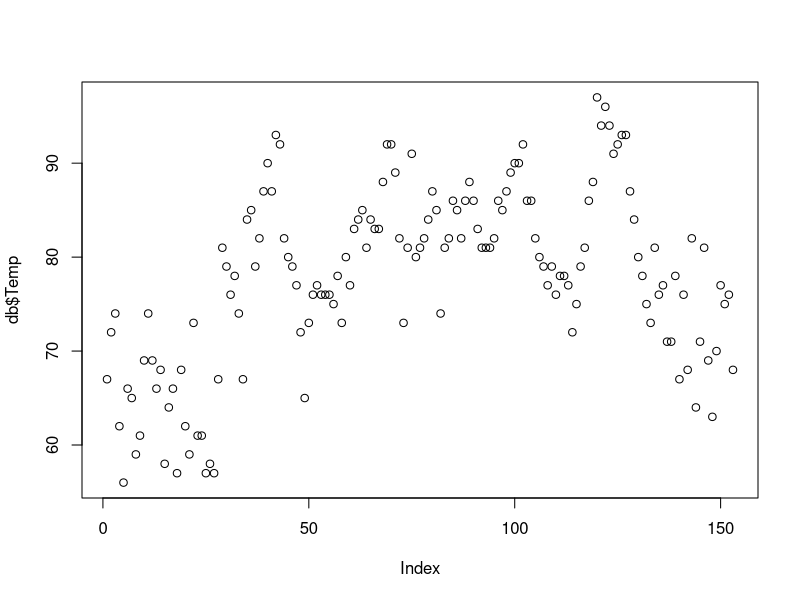
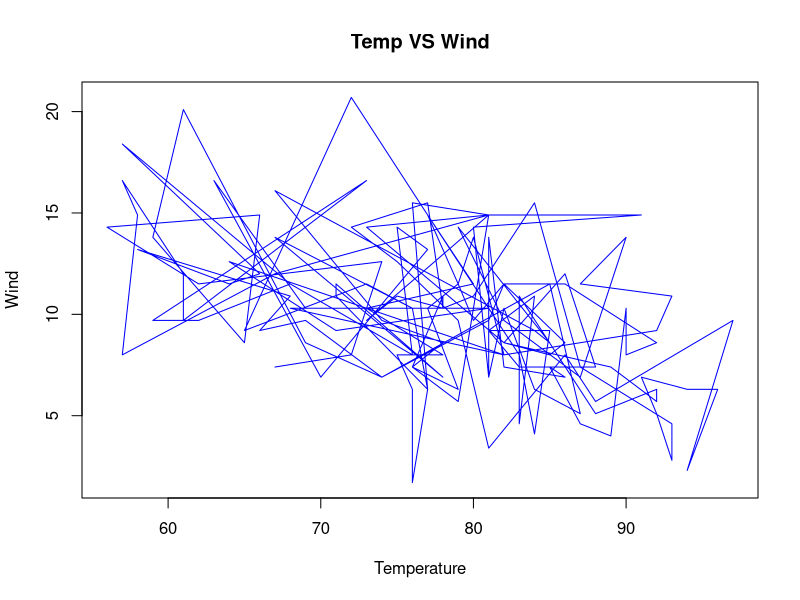
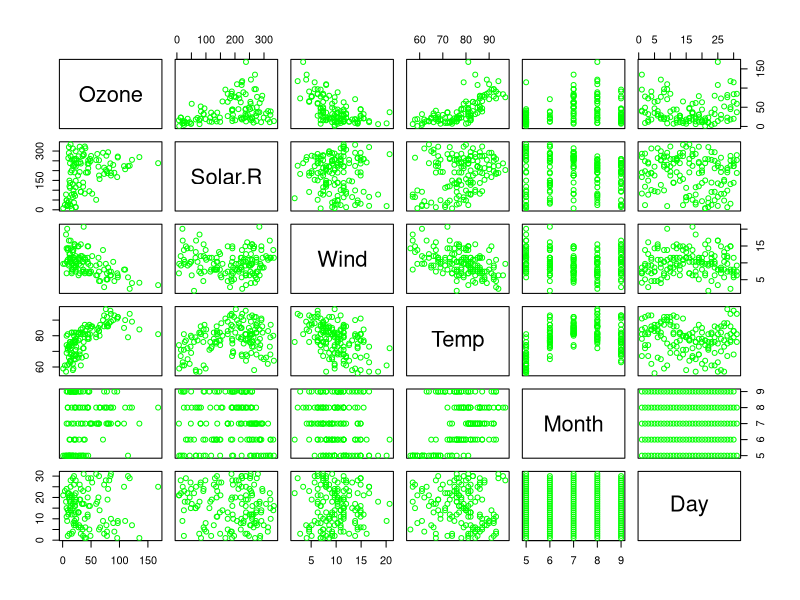
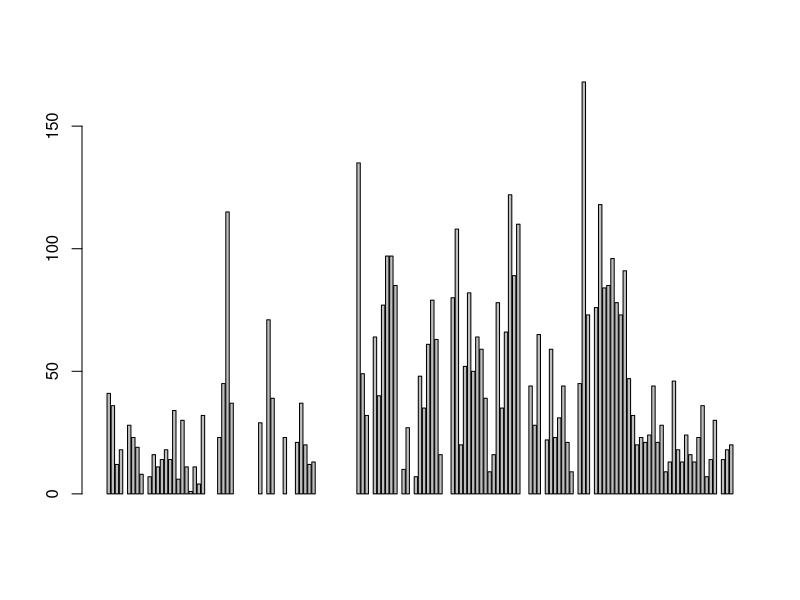
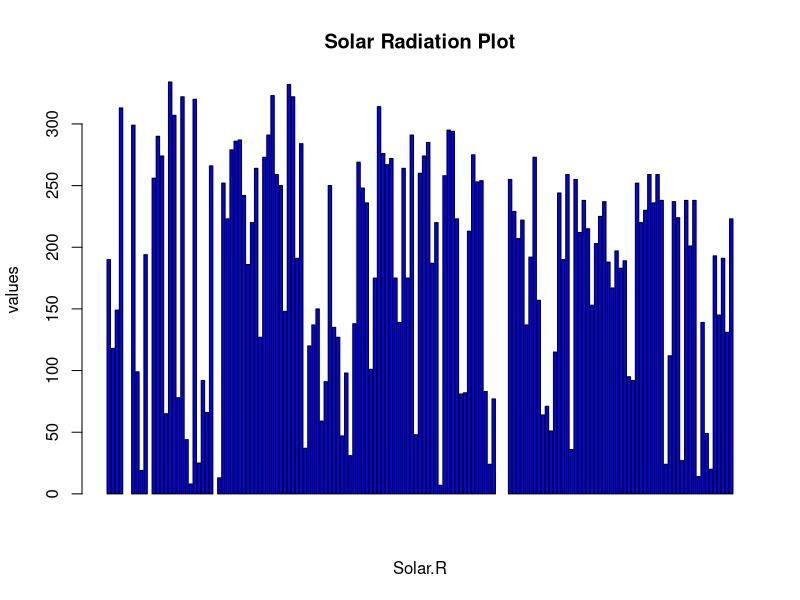
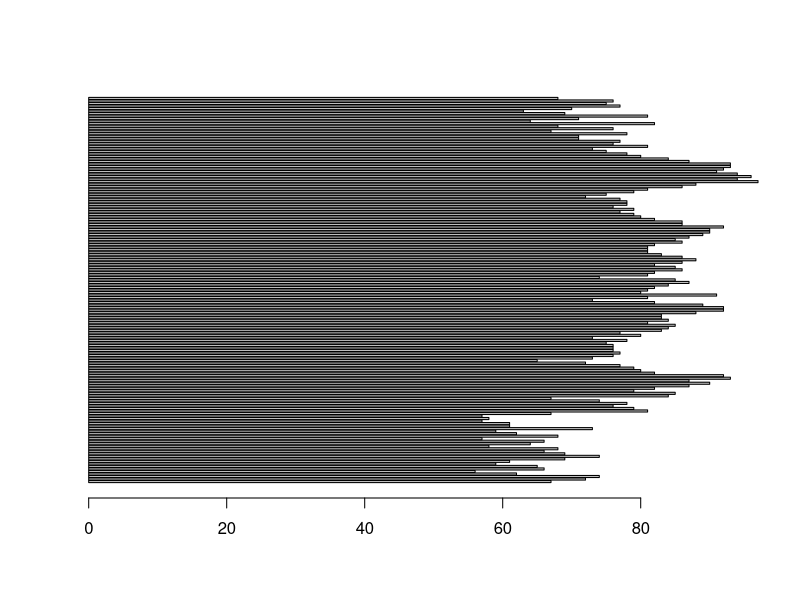
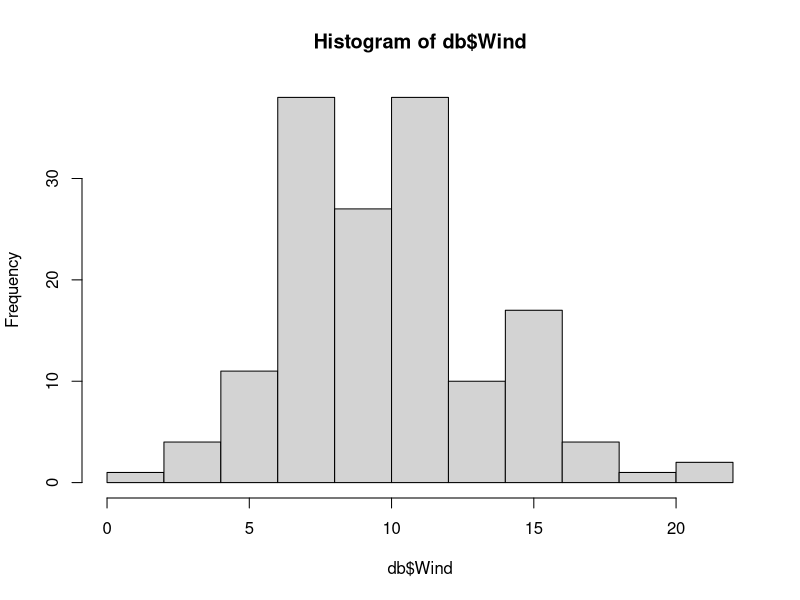
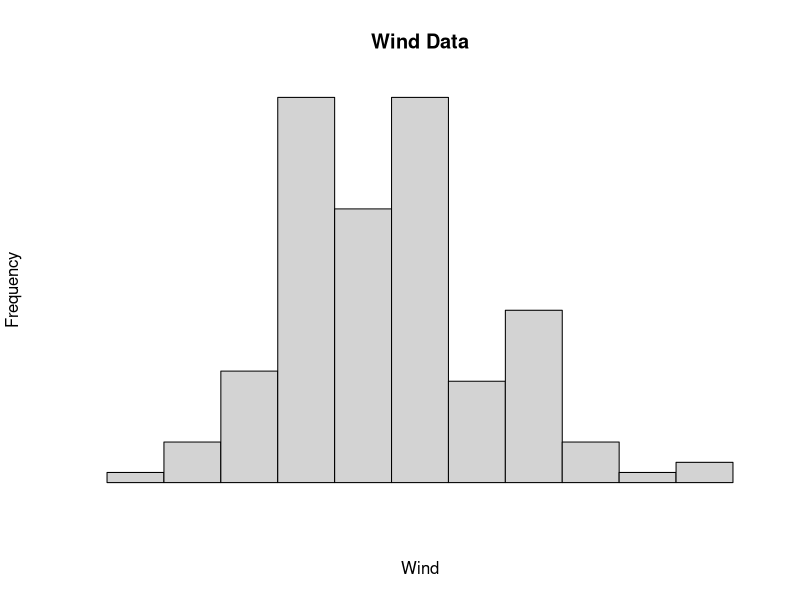

These charts were generated, in order, by the following R code:
########BASIC R CODE#########

#Taking default dataset from R studio for practise prupose#
db<-datasets::airquality

##Print top 'n' rows##
head(db,10)

##Print last 'n' rows##
tail(db, 15)

##Slicing dataframe##
db[4,3]  ##Extracting the value of 4th row and 3rd column##
db[ , 4] ##Extracting all the values of 4th column##
db[ , -3] ##Excluding the the third column##

##Extracting columns##
db$Solar.R  ##Just one column##

##Basic stats application##
summary(db$Solar.R) ##one column##
summary(db) ##entire data set##

######Plotting Graphs#######

##Scatter plot##
plot(db$Temp)
plot(db$Temp,db$Wind,main='Temp VS Wind', xlab='Temperature', ylab='Wind', type='l', col='blue')
plot(db, col='green')

##Horizontal Bar Plot##
barplot(db$Ozone)
barplot(db$Solar.R, main='Solar Radiation Plot',xlab='Solar.R',ylab='values',axes=T, col='blue')
barplot(db$Temp, horiz=T)

##Histogram##
hist(db$Wind)
hist(db$Wind, main='Wind Data',xlab='Wind', axes=F)

##Single Boxplot##
boxplot(db$Ozone)
boxplot.stats(db$Ozone)$out ##What are those values##
boxplot(db[,1:5],main='multiple Columns', col='violet') ##Multipe Columns##

##All the graph plots in one window##
par(mfrow=c(2,2),mar=c(2,3,2,3),las=0, bty="o")
plot(db$Temp,db$Wind, type='p',main='Temeratue Versus Wind', col='red')
hist(db$Solar.R, main='Solar radiation', col='Violet')
barplot(db$Wind,main='Wind')
boxplot(db$Temp,main='Temperature',col='green')
